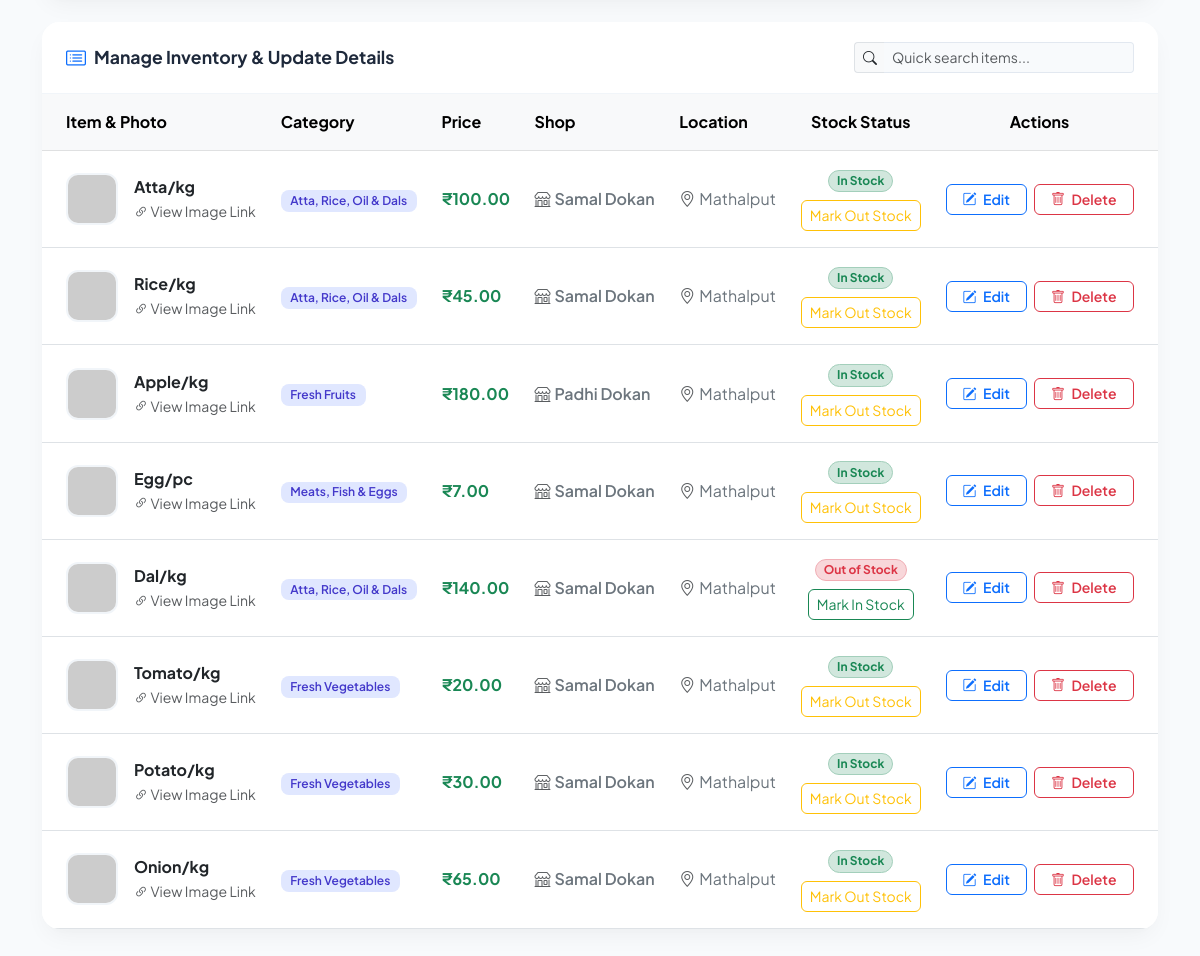
Before: /admin (signed in, lower part) with the older database file.
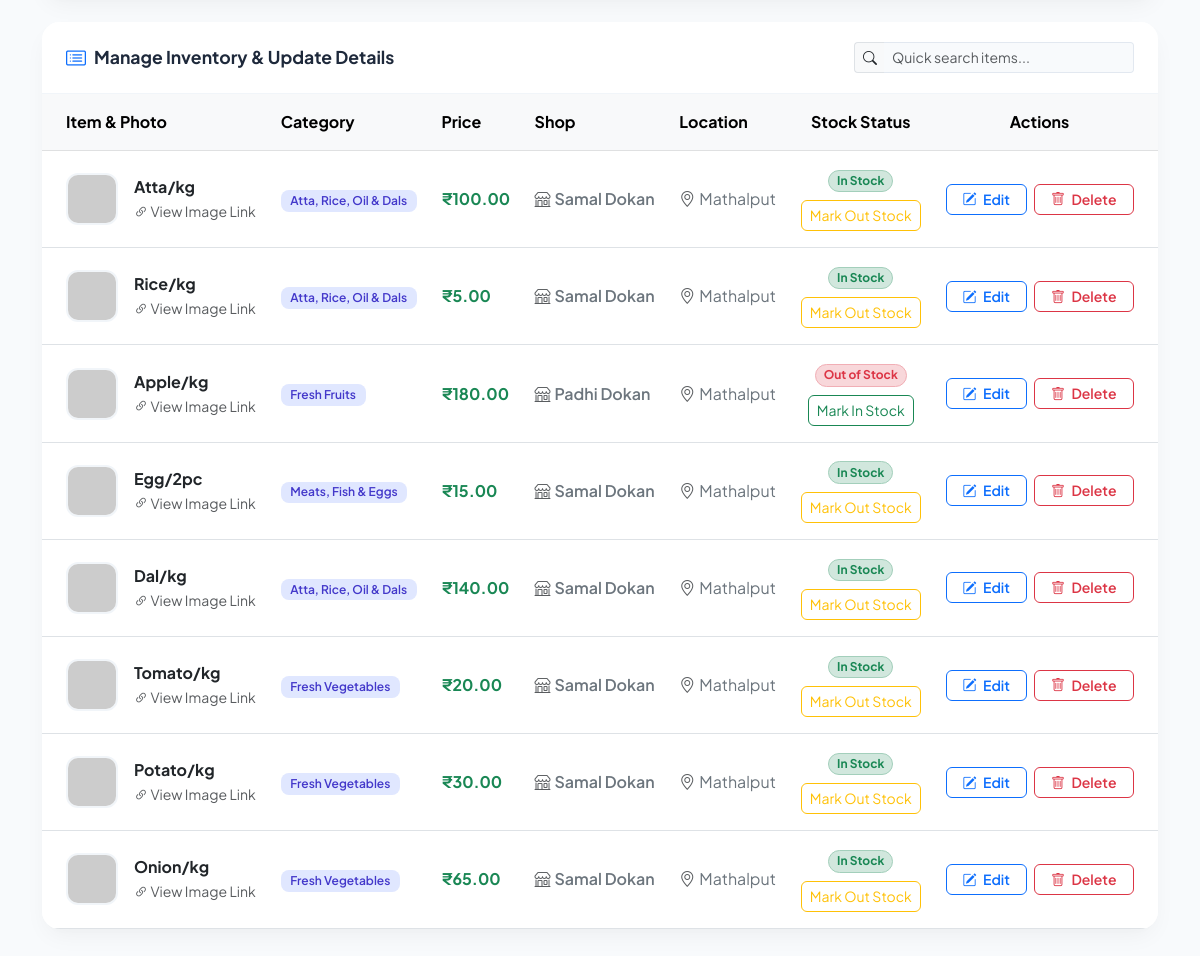
After: the same page with the newer database file.
### tables this page shows
CREATE TABLE items (
                    id INTEGER PRIMARY KEY AUTOINCREMENT,
                    name TEXT NOT NULL,
                    category TEXT NOT NULL,
                    price REAL NOT NULL,
                    photo TEXT,
                    shop_id INTEGER, is_out_of_stock INTEGER DEFAULT 0,
                    FOREIGN KEY(shop_id) REFERENCES shops(id));

CREATE TABLE shops (
                    id INTEGER PRIMARY KEY AUTOINCREMENT,
                    name TEXT NOT NULL,
                    location_id INTEGER,
                    FOREIGN KEY(location_id) REFERENCES locations(id));

CREATE TABLE locations (
                    id INTEGER PRIMARY KEY AUTOINCREMENT,
                    name TEXT NOT NULL);

### app.py (the view, shortened to what this page needs)
@app.route("/admin", methods=["GET", "POST"])
@admin_required
def admin():
    conn = get_db_connection()
    c = conn.cursor()
    c.execute("SELECT * FROM locations")
    locations = c.fetchall()
    c.execute("SELECT * FROM shops")
    shops = c.fetchall()
    c.execute("""
        SELECT
            items.id,
            items.name,
            items.category,
            items.price,
            items.photo,
            shops.name,
            locations.name,
            items.is_out_of_stock
        FROM items
        LEFT JOIN shops ON items.shop_id = shops.id
        LEFT JOIN locations ON shops.location_id = locations.id
    """)
    items = c.fetchall()
    conn.close()
    return render_template(
        "admin.html",
        locations=locations,
        shops=shops,
        items=items
    )

### app.py (called while the page is built)
def get_db_connection():
    conn = sqlite3.connect(DB_NAME)
    return conn

def admin_required(func):
    @wraps(func)
    def wrapper(*args, **kwargs):
        if not session.get("admin_logged_in"):
            return redirect(url_for("login"))
        return func(*args, **kwargs)
    return wrapper

### templates/admin.html (shortened to what this page needs)
<!DOCTYPE html>
<html lang="en">
<head>
    <link rel="stylesheet" href="https://cdn.jsdelivr.net/npm/bootstrap@5.3.0/dist/css/bootstrap.min.css">
    <link rel="stylesheet" href="https://cdn.jsdelivr.net/npm/bootstrap-icons@1.11.1/font/bootstrap-icons.css">
</head>
<body>
    <main class="container content-wrapper mb-5">
        <div class="custom-card">
            <div class="card-header-styled">
                <div class="d-flex align-items-center gap-2">
                    <i class="bi bi-card-list text-primary fs-5"></i>
                    <span>Manage Inventory &amp; Update Details</span>
                </div>
                <div style="width: 280px;">
                    <div class="input-group input-group-sm">
                        <span class="input-group-text bg-light border-end-0"><i class="bi bi-search"></i></span>
                        <input type="text" id="searchInput" onkeyup="filterTable()" class="form-control border-start-0" placeholder="Quick search items...">
                    </div>
                </div>
            </div>
            <div class="card-body p-0">
                <div class="table-responsive">
                    <table class="table table-hover align-middle mb-0" id="itemsTable">
                        <thead class="table-light text-secondary">
                            <tr>
                                <th class="ps-4">Item &amp; Photo</th>
                                <th>Category</th>
                                <th>Price</th>
                                <th>Shop</th>
                                <th>Location</th>
                                <th class="text-center">Stock Status</th>
                                <th class="text-center pe-4">Actions</th>
                            </tr>
                        </thead>
                        <tbody>
                            {% for item in items %}
                                <tr>
                                    <td class="ps-4">
                                        <div class="d-flex align-items-center gap-3">
                                            {% if item[4] %}
                                                <img src="{{ item[4] }}"
                                                     alt="{{ item[1] }}"
                                                     class="item-img"
                                                     onerror="this.onerror=null; this.src='https://via.placeholder.com/52?text=No+Img';">
                                            {% else %}
                                                <div class="item-img bg-light text-secondary d-flex align-items-center justify-content-center">
                                                    <i class="bi bi-image fs-4"></i>
                                                </div>
                                            {% endif %}
                                            <div>
                                                <div class="fw-bold text-dark">{{ item[1] }}</div>
                                                {% if item[4] %}
                                                    <a href="{{ item[4] }}" target="_blank" class="small text-muted text-decoration-none">
                                                        <i class="bi bi-link-45deg"></i> View Image Link
                                                    </a>
                                                {% endif %}
                                            </div>
                                        </div>
                                    </td>
                                    <td>
                                        <span class="badge badge-category">{{ item[2] }}</span>
                                    </td>
                                    <td>
                                        <span class="fw-bold text-success fs-6">
                                            ₹{{ "%.2f"|format(item[3]|float) if item[3] is number or item[3]|float else item[3] }}
                                        </span>
                                    </td>
                                    <td>
                                        <span class="text-secondary fw-semibold">
                                            <i class="bi bi-shop me-1 text-muted"></i>{{ item[5] }}
                                        </span>
                                    </td>
                                    <td>
                                        <span class="text-secondary">
                                            <i class="bi bi-geo-alt me-1 text-muted"></i>{{ item[6] }}
                                        </span>
                                    </td>
                                    <td class="text-center">
                                        {% if item[7] %}
                                            <span class="badge rounded-pill bg-danger-subtle text-danger border border-danger-subtle">Out of Stock</span>
                                        {% else %}
                                            <span class="badge rounded-pill bg-success-subtle text-success border border-success-subtle">In Stock</span>
                                        {% endif %}
                                        <form method="POST" action="{{ url_for('toggle_stock', item_id=item[0]) }}" class="mt-2">
                                            <button type="submit" class="btn btn-sm {% if item[7] %}btn-outline-success{% else %}btn-outline-warning{% endif %} rounded-2">
                                                {% if item[7] %}Mark In Stock{% else %}Mark Out Stock{% endif %}
                                            </button>
                                        </form>
                                    </td>
                                    <td class="text-center pe-4">
                                        <div class="btn-group gap-2">
                                            <a href="{{ url_for('edit_item', item_id=item[0]) }}"
                                               class="btn btn-sm btn-outline-primary rounded-2 px-3 fw-semibold">
                                                <i class="bi bi-pencil-square me-1"></i> Edit
                                            </a>
                                            <a href="{{ url_for('delete_item', item_id=item[0]) }}"
                                               class="btn btn-sm btn-outline-danger rounded-2 px-3 fw-semibold"
                                               onclick="return confirm('Are you sure you want to delete {{ item[1] }}?');">
                                                <i class="bi bi-trash me-1"></i> Delete
                                            </a>
                                        </div>
                                    </td>
                                </tr>
                            {% endfor %}
                        </tbody>
                    </table>
                </div>
            </div>
        </div>
    </main>
</body>
</html>

### templates/admin.html (style rules this page uses)
:root { --primary-gradient: linear-gradient(135deg, #4f46e5 0%, #7c3aed 100%); --dark-gradient: linear-gradient(135deg, #0f172a 0%, #1e293b 100%); --card-shadow: 0 10px 25px -5px rgba(0, 0, 0, 0.05), 0 8px 10px -6px rgba(0, 0, 0, 0.01); --hover-shadow: 0 20px 35px -10px rgba(79, 70, 229, 0.15); }
body { font-family: 'Plus Jakarta Sans', sans-serif; background-color: #f8fafc; color: #1e293b; }
.content-wrapper { margin-top: -3rem; }
.custom-card { background: #ffffff; border: none; border-radius: 18px; box-shadow: var(--card-shadow); transition: all 0.3s ease; overflow: hidden; }
.card-header-styled { background: #ffffff; border-bottom: 1px solid #f1f5f9; padding: 1.25rem 1.5rem; font-weight: 700; font-size: 1.1rem; display: flex; align-items: center; justify-content: space-between; }
.form-control, .form-select { border-radius: 10px; padding: 0.65rem 0.9rem; border: 1px solid #e2e8f0; font-size: 0.95rem; background-color: #f8fafc; }
.item-img { width: 52px; height: 52px; object-fit: cover; border-radius: 12px; border: 2px solid #f1f5f9; }
.badge-category { background-color: #e0e7ff; color: #4338ca; font-weight: 600; padding: 0.4em 0.8em; border-radius: 8px; }
.table > :not(caption) > * > * { padding: 1rem 0.75rem; }

Changed rows visible on the page:
changed items "Rice/kg": price "45.00" → "5.00"
changed items "Apple/kg": is_out_of_stock "In Stock Mark Out Stock" → "Out of Stock Mark In Stock"
changed items "Meats, Fish & Eggs": name "Egg/pc" → "Egg/2pc"; price "7.00" → "15.00"
changed items "Dal/kg": is_out_of_stock "Out of Stock Mark In Stock" → "In Stock Mark Out Stock"
